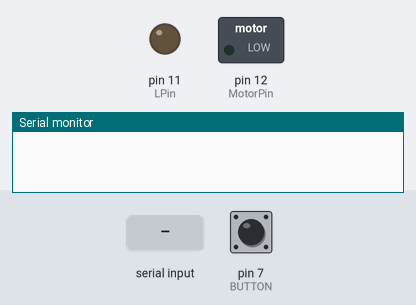
Simulated run of this sketch. Board: Arduino Uno, built with avr-gcc and run on an emulated ATmega328P. On the bench: switched loads named in the sketch (green lamp = pin HIGH), output pins drawn as LEDs (lit = HIGH), the last lines printed to the serial monitor. The test bench sets the inputs (shaded band); at power-on: pin 7 (BUTTON) LOW.

Above: at 1.2 s.
1.3 s: byte 30 received over Serial
At 4.3 s:
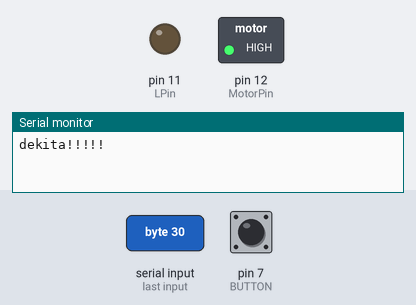
Timing chart, 0 to 10.5 s (numbered marks = the images above; inputs shaded):
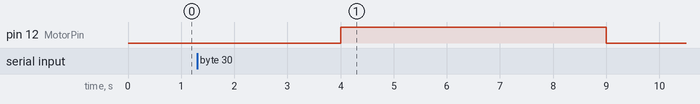

Measured:
- after the input at 1.3 s, pin 12 (MotorPin): LOW → HIGH after 2.7 s, → LOW 5.0 s later

The sketch:

AQ_water_plant.ino
```cpp
/*
--水分センサ--
  #Arduinoのボード上のA0（アナログ0）端子にセンサを接続

--土壌センサの値 説明--
  # 0  ~300     dry soil
  # 300~700     humid soil
  # 700~950     in water

*/

 #define Motortime 3000

// #define WATER_SENSOR 5
 #define MotorPin 12
 #define LPin 11
 #define BUTTON 7

 int val = 0;

 int incomingByte = 0;

/*メール送信関数
void MailAlarm()
{
}
*/

void setup (){

    pinMode(MotorPin, OUTPUT);//モーター用ピン動作を入力か出力に設定します。
 //   pinMode(WATER_SENSOR, INPUT);//水センサ用ピン動作を入力か出力に設定します。
    pinMode(LPin, OUTPUT); //LED用ピン動作を入力か出力に設定します。

    pinMode(BUTTON, INPUT);


    Serial.begin(9600); //9600bps(port)
}

void loop (){
// int soilstate = 0;
// int waterlevel = 0;


  //湿度測定　もし乾燥していたらポンプ出力を行う A0PINの値確認
//  soilstate = analogRead(0);
  //delay(1000);

//  if(300>=soilstate){
    //ポンプ出力関数

    val = digitalRead(BUTTON);

//    if(val == HIGH){ //button de ugokasu
  incomingByte = Serial.read();
 // Serial.print(incomingByte, DEC);
  if(incomingByte > 0){
    digitalWrite(MotorPin,HIGH); //MPin番ピンの出力をHIGH = 5Vにする
    Serial.println("dekita!!!!!");
    delay(1000);
    }else{
    //delay(Motortime);            //Mtime秒待つ
    digitalWrite(MotorPin,LOW);  //MPin番ピンの出力をLOW = 0Vにする
}
 /* }
  else {
    digitalWrite(LPin, HIGH);   //LEDをON
    delay(Motortime);
    digitalWrite(LPin, LOW);    //LEDをOFF
  }*/

  for(int i=0;i<=3;i++){

    delay(1000);
  }
/*
  //水位測定　もし水が残り少なかったらメール,LED点灯
  waterlevel = digitalRead(WATER_SENSOR);

  if(waterlevel==HIGH){
    //メール出力関数　MailAlarm();

    for(int j=0; j<=10;j++){
      digitalWrite(LPin, HIGH);   //LEDをON
      delay(100);
      digitalWrite(LPin, LOW);    //LEDをOFF
      delay(100);
    }

  }

  else if(waterlevel==LOW){
    digitalWrite(LPin, HIGH);   //LEDをON
    delay(1000);
    digitalWrite(LPin, LOW);    //LEDをOFF
    delay(1000);
  }
*/

}
```
